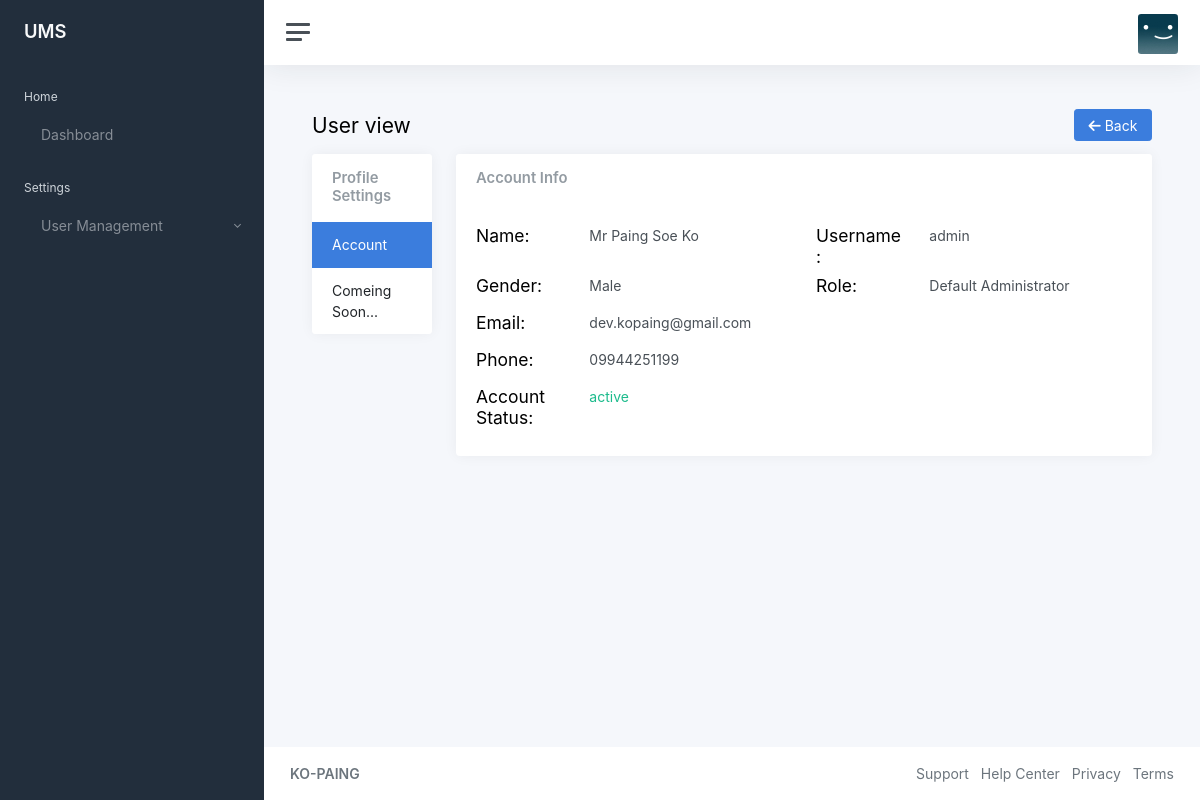
The app's page /users/user-view.php?id=58 (signed in) with its own data.
### tables this page shows
CREATE TABLE `users` (
  `id` int(11) NOT NULL,
  `name` varchar(255) NOT NULL,
  `username` varchar(255) NOT NULL,
  `role_id` int(11) NOT NULL,
  `phone` varchar(255) NOT NULL,
  `email` varchar(255) NOT NULL,
  `password` varchar(255) NOT NULL,
  `gender` tinyint(1) NOT NULL,
  `is_active` tinyint(1) NOT NULL
);

CREATE TABLE `roles` (
  `id` int(11) NOT NULL,
  `name` varchar(255) NOT NULL
);

### core/functions.php (called while the page is built, shortened)
<?php
function conn(){
    $host_name = "localhost";
    $username = "root";
    $password = "";
    $db_name = "user_management";
    return mysqli_connect($host_name, $username, $password, $db_name);
};
function url(){
    return "http://{$_SERVER['HTTP_HOST']}/user_management/";
};
function runQuery($sql){
    return mysqli_query(conn(), $sql);
};
function fetch_user($id){
    $sql = "SELECT * FROM `users` WHERE `id` = $id";
    return runQuery($sql);
};
function fetch_role($id){
    $sql = "SELECT * FROM `roles` WHERE `id` = $id";
    return runQuery($sql);
};

### users/user-view.php (the view, shortened to what this page needs)
<?php
require_once "../core/functions.php";
include file_patch()."template/header.php";
include file_patch()."template/sidebar.php";
include file_patch()."template/navbar.php";
$row = fetch_user($_GET['id']);
$data = $row -> fetch_assoc();
?>
<main class="content">
				<div class="container-fluid p-0">
					<a href="<?php echo url() ?>users/users.php" class="btn btn-primary float-end mt-n1"><i class="fas fa-arrow-left"></i> Back</a>
					<div class="mb-3">
						<h1 class="h3 d-inline align-middle">User view</h1>
					</div>
					<div class="row">
						<div class="col-md-3 col-xl-2">
							<div class="card">
								<div class="card-header">
									<h5 class="card-title mb-0">Profile Settings</h5>
								</div>
								<div class="list-group list-group-flush" role="tablist">
									<a class="list-group-item list-group-item-action active" data-bs-toggle="list" href="#account" role="tab">
										Account
									</a>
									<a class="list-group-item list-group-item-action" data-bs-toggle="list" href="#password" role="tab">
										Comeing Soon...
									</a>
								</div>
							</div>
						</div>
						<div class="col-md-9 col-xl-10">
							<div class="tab-content">
								<div class="tab-pane fade show active" id="account" role="tabpanel">
									<div class="card">
										<div class="card-header">
											<h5 class="card-title mb-0">Account Info</h5>
										</div>
										<div class="card-body">
												<div class="row">
													<div class="col-md-2">
														<h4>Name:</h4>
													</div>
													<div class="col-md-4">
														<p><?php echo $data['name'] ?></p>
													</div>
													<div class="col-md-2">
														<h4>Username:</h4>
													</div>
													<div class="col-md-4">
														<p><?php echo $data['username'] ?></p>
													</div>
												</div>
												<div class="row">
													<div class="col-md-2">
														<h4>Gender:</h4>
													</div>
													<div class="col-md-4">
														<p>
															<?php
																switch($data['gender']){
																	case 0 : echo 'Male';
																	break;
																}
															?>
														</p>
													</div>
													<div class="col-md-2">
														<h4>Role:</h4>
													</div>
													<div class="col-md-4">
														<p>
														<?php
															$role = fetch_role($data['role_id'])->fetch_assoc();
															echo $role['name'];
														?>
														</p>
													</div>
												</div>
												<div class="row">
													<div class="col-md-2">
														<h4>Email:</h4>
													</div>
													<div class="col-md-6">
														<p><?php echo $data['email'] ?></p>
													</div>
												</div>
												<div class="row">
													<div class="col-md-2">
														<h4>Phone:</h4>
													</div>
													<div class="col-md-6">
														<p><?php echo $data['phone'] ?></p>
													</div>
												</div>
												<div class="row">
													<div class="col-md-2">
														<h4>Account Status:</h4>
													</div>
													<div class="col-md-6">
                                                        <?php echo $data['is_active']==1 ?
                                                            '<p class="text-success">active</p>' :
                                                            '<p class="text-danger">deactivate</p>' ?>
													</div>
												</div>
										</div>
									</div>
								</div>
							</div>
						</div>
					</div>
				</div>
			</main>
<?php include file_patch()."template/footer.php" ?>

### records on screen
users: name "Mr Paing Soe Ko", username "admin", email "dev.kopaing@gmail.com", phone "09944251199"
roles: name "Default Administrator"
